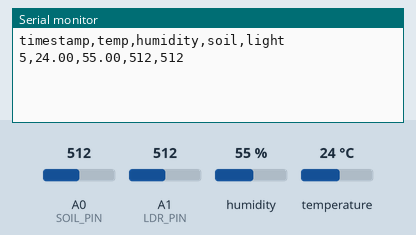
Recording of a sketch running on a simulated Arduino Uno, built with avr-gcc and run on an emulated ATmega328P. Parts: the last lines printed to the serial monitor. The test bench sets the inputs (shaded band); at power-on: humidity 55 %, A0 (SOIL_PIN) = 512, A1 (LDR_PIN) = 512, temperature 24 °C.

Above: at 18.0 s.
18.1 s: humidity set to 22 %
At 20.9 s:
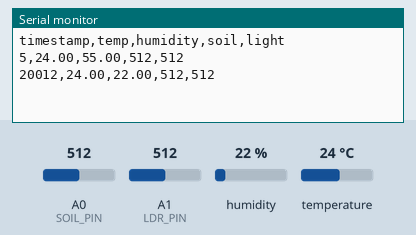
33.1 s: A0 (SOIL_PIN) set to 716
At 41.2 s:
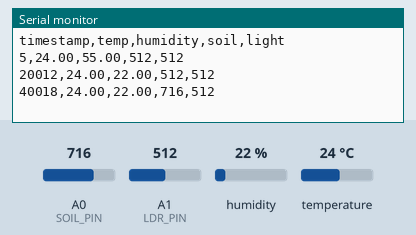
48.1 s: A1 (LDR_PIN) set to 716
At 61.5 s:
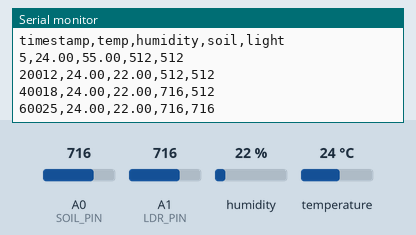
Timing chart, 0 to 63.0 s (numbered marks = the images above; inputs shaded):
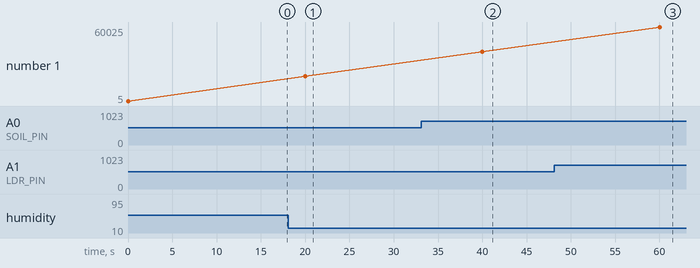

Measured:
- after the input at 18.1 s, the serial monitor: prints a new line after 1.9 s (image 1)
- after the input at 33.1 s, the serial monitor: prints a new line after 6.9 s (image 2)
- after the input at 48.1 s, the serial monitor: prints a new line after 11.9 s (image 3)

The sketch:

CSVDATEREADINGS.ino
```cpp
#include <DHT.h>

#define DHT_PIN 4
#define DHT_TYPE DHT22

#define SOIL_PIN A0
#define LDR_PIN A1

DHT dht(DHT_PIN, DHT_TYPE);

void setup() {
  Serial.begin(9600);
  dht.begin();

  // Print CSV header once
  Serial.println("timestamp,temp,humidity,soil,light");
}

void loop() {

  // Read DHT11
  float temperature = dht.readTemperature();
  float humidity = dht.readHumidity();

  // Read soil moisture sensor
  int soilValue = analogRead(SOIL_PIN);

  // Read LDR
  int lightValue = analogRead(LDR_PIN);

  // Print values in CSV format
  Serial.print(millis());
  Serial.print(",");

  Serial.print(temperature);
  Serial.print(",");

  Serial.print(humidity);
  Serial.print(",");

  Serial.print(soilValue);
  Serial.print(",");

  Serial.println(lightValue);

  // Take readings every 2 seconds
  delay(20000);
}
```
